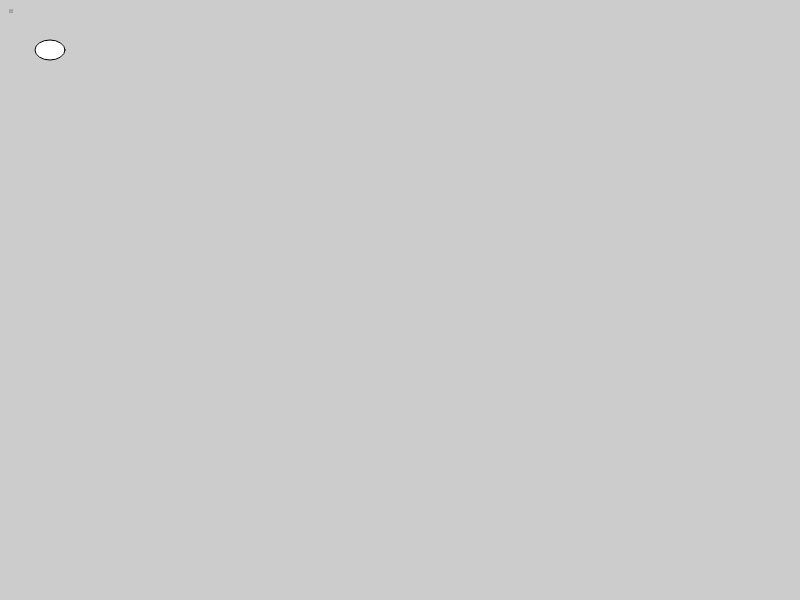
Frame 1 (no input)
Frame 60 (no input): identical to frame 1, image omitted
Frame 120 (the mouse pressed at the canvas centre since frame 60): identical to frame 1, image omitted

The p5.js sketch that drew this single still picture (run headless with seeded random() and noise() and a simulated clock; from frame 60 on, the mouse is pressed at the canvas centre):

// p5.js sketch
// ── sketch.js
function setup() {
  createCanvas(800,600);
}

function draw() {
  background(204);

  point(10, 10);
  point(12, 10);
  point(12, 12);
  point(10, 12);


  ellipse(50, 50, 30, 20);
}
